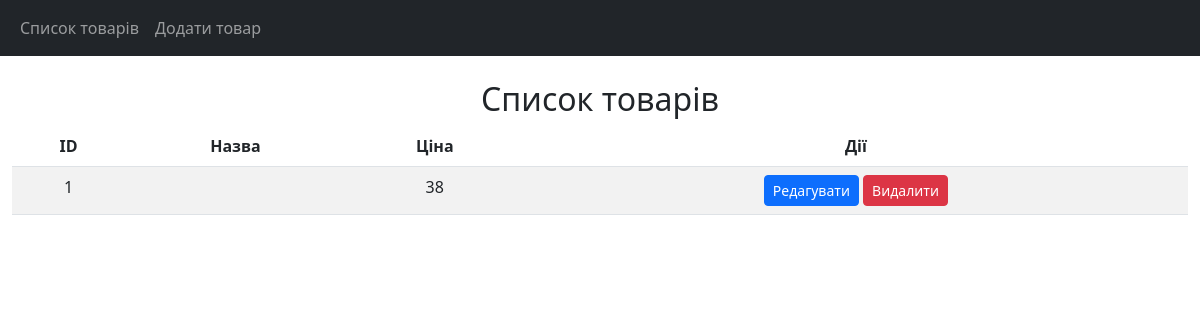
Before: / with the older database file.
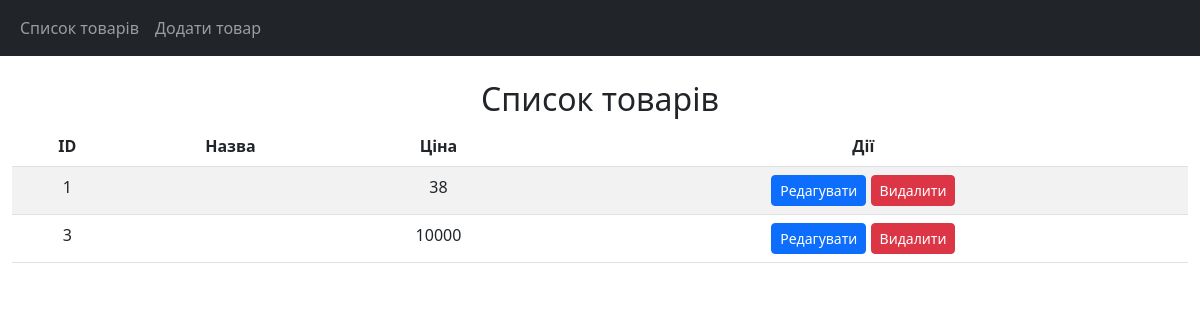
After: the same page with the newer database file.
### ProductsSite/models.py (models this page shows, shortened)
class Products(models.Model):
    name_prod = models.CharField(max_length=100, null=True, blank=True, default=None)
    price = models.IntegerField(null=True, blank=True, default=None)
    description = models.CharField(max_length=500, null=True, blank=True, default=None)
    expiration_date = models.DateTimeField()
    def expiration_date(self):
        return f"Строк придатності до {self.expiration_date.strftime('%d.%m.%Y')}"

### ProductsSite/views.py (the view)
# urls.py: path("", views.get_products, name="show_prod"),
def get_products(request):
    products = Products.objects.all()
    return render(request=request, template_name="show_prod.html", context=dict(products=products))

### ProductsSite/templates/show_prod.html (shortened to what this page needs)
{% extends 'base.html' %}
{% block content %}
<h2>Список товарів</h2>
<table class="table table-striped">
    <thead>
        <tr>
            <th>ID</th>
            <th>Назва</th>
            <th>Ціна</th>
            <th>Дії</th>
        </tr>
    </thead>
    <tbody>
        {% for product in products %}
        <tr>
            <td>{{ product.id }}</td>
            <td>{{ product.name }}</td>
            <td>{{ product.price }}</td>
            <td>
                <a class="btn btn-sm btn-primary" href="{% url 'edit_prod' product.id %}">Редагувати</a>
                <a class="btn btn-sm btn-danger" href="{% url 'del_prod' product.id %}">Видалити</a>
            </td>
        </tr>
        {% endfor %}
    </tbody>
</table>
{% endblock %}

### ProductsSite/templates/base.html (shortened to what this page needs)
<!DOCTYPE html>
<html lang="en">
<head>
    <link href="https://cdn.jsdelivr.net/npm/bootstrap@5.3.8/dist/css/bootstrap.min.css" rel="stylesheet">
</head>
<body>
    {% include 'navigation.html' %}
    <div class="container-fluid text-center col-12">
        {% block content %}
        {% endblock content %}
    </div>
</body>
</html>

### ProductsSite/templates/navigation.html (shortened to what this page needs)
<!DOCTYPE html>
<html lang="uk">
<head>
    <link rel="stylesheet"
          href="https://cdn.jsdelivr.net/npm/bootstrap@5.3.0/dist/css/bootstrap.min.css">
</head>
<body>
<nav class="navbar navbar-expand-lg navbar-dark bg-dark">
    <div class="container-fluid">
        <div class="collapse navbar-collapse" id="navbarNav">
            <ul class="navbar-nav">
                <li class="nav-item">
                    <a class="nav-link" href="{% url 'show_prod' %}">Список товарів</a>
                </li>
                <li class="nav-item">
                    <a class="nav-link" href="{% url 'add_prod' %}">Додати товар</a>
                </li>
            </ul>
        </div>
    </div>
</nav>
</body>
</html>

Changed rows visible on the page:
added Products: id "3", price "10000"
